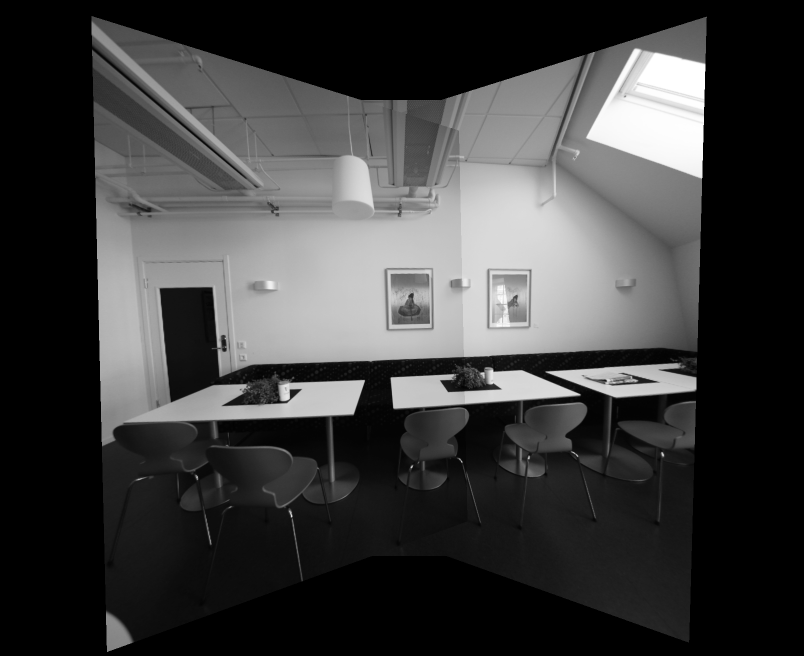
#> input picture Assign2-Alignment-Panoramas/Results/output_homography.png, 1608 x 1312 px (shown at 1/2 size); the run also reads 1 picture not shown here
$ python main.py 3 ../Results/output_homography.png ../Results/output_homography_lpb.png ../Results/output_cylindrical.png out.png   (Python 2 division)
#> lines starting #> are read from the running program, lines starting #| are printed output that depends on the picture; after the words box and inside, x2 and y2 are one past the last pixel; in counts of white or black regions, pixels touching at a corner belong together
# Instructions:
# Do not change the output file names, use the helper functions as you see fit

import os
import sys
import cv2
import numpy as np
import math
import matplotlib.pyplot as plt
import numpy.ma as ma

# [13 lines left out: function help_message, not called in this run]

'''
Detect, extract and match features between img1 and img2.
Using SIFT as the detector/extractor, but this is inconsequential to the user.

Returns: (pts1, pts2), where ptsN are points on image N.
    The lists are "aligned", i.e. point i in pts1 matches with point i in pts2.

Usage example:
    im1 = cv2.imread("image1.jpg", 0)
    im2 = cv2.imread("image2.jpg", 0)
    (pts1, pts2) = feature_matching(im1, im2)

    plt.subplot(121)
    plt.imshow(im1)
    plt.scatter(pts1[:,:,0],pts1[:,:,1], 0.5, c='r', marker='x')
    plt.subplot(122)
    plt.imshow(im2)
    plt.scatter(pts1[:,:,0],pts1[:,:,1], 0.5, c='r', marker='x')
'''
def feature_matching(img1, img2, savefig=False):
    # Initiate SIFT detector
    sift = cv2.xfeatures2d.SIFT_create()
    # find the keypoints and descriptors with SIFT
    kp1, des1 = sift.detectAndCompute(img1,None)
    kp2, des2 = sift.detectAndCompute(img2,None)
    # FLANN parameters
    FLANN_INDEX_KDTREE = 1
    index_params = dict(algorithm = FLANN_INDEX_KDTREE, trees = 5)
    search_params = dict(checks=50)   # or pass empty dictionary
    flann = cv2.FlannBasedMatcher(index_params,search_params)
    matches2to1 = flann.knnMatch(des2,des1,k=2)

    matchesMask_ratio = [[0,0] for i in xrange(len(matches2to1))]
    match_dict = {}
    for i,(m,n) in enumerate(matches2to1):
        if m.distance < 0.7*n.distance:
            matchesMask_ratio[i]=[1,0]
            match_dict[m.trainIdx] = m.queryIdx

    good = []
    recip_matches = flann.knnMatch(des1,des2,k=2)
    matchesMask_ratio_recip = [[0,0] for i in xrange(len(recip_matches))]

    for i,(m,n) in enumerate(recip_matches):
        if m.distance < 0.7*n.distance: # ratio
            if m.queryIdx in match_dict and match_dict[m.queryIdx] == m.trainIdx: #reciprocal
                good.append(m)
                matchesMask_ratio_recip[i]=[1,0]


    if savefig:
        draw_params = dict(matchColor = (0,255,0),
                           singlePointColor = (255,0,0),
                           matchesMask = matchesMask_ratio_recip,
                           flags = 0)
        img3 = cv2.drawMatchesKnn(img1,kp1,img2,kp2,recip_matches,None,**draw_params)

        plt.figure(),plt.xticks([]),plt.yticks([])
        plt.imshow(img3,)
        plt.savefig("feature_matching.png",bbox_inches='tight')

    return ([ kp1[m.queryIdx].pt for m in good ],[ kp2[m.trainIdx].pt for m in good ])

'''
Warp an image from cartesian coordinates (x, y) into cylindrical coordinates (theta, h)
Returns: (image, mask)
Mask is [0,255], and has 255s wherever the cylindrical images has a valid value.
Masks are useful for stitching

Usage example:

    im = cv2.imread("myimage.jpg",0) #grayscale
    h,w = im.shape
    f = 700
    K = np.array([[f, 0, w/2], [0, f, h/2], [0, 0, 1]]) # mock calibration matrix
    imcyl = cylindricalWarpImage(im, K)
'''
# [36 lines left out: function cylindricalWarpImage, not called in this run]

'''
Calculate the geometric transform (only affine or homography) between two images,
based on feature matching and alignment with a robust estimator (RANSAC).

Returns: (M, pts1, pts2, mask)
Where: M    is the 3x3 transform matrix
       pts1 are the matched feature points in image 1
       pts2 are the matched feature points in image 2
       mask is a binary mask over the lists of points that selects the transformation inliers

Usage example:
    im1 = cv2.imread("image1.jpg", 0)
    im2 = cv2.imread("image2.jpg", 0)
    (M, pts1, pts2, mask) = getTransform(im1, im2)

    # for example: transform im1 to im2's plane
    # first, make some room around im2
    im2 = cv2.copyMakeBorder(im2,200,200,500,500, cv2.BORDER_CONSTANT)
    # then transform im1 with the 3x3 transformation matrix
    out = cv2.warpPerspective(im1, M, (im1.shape[1],im2.shape[0]), dst=im2.copy(), borderMode=cv2.BORDER_TRANSPARENT)

    plt.imshow(out, cmap='gray')
    plt.show()
'''
def getTransform(src, dst, method='affine'):
    pts1,pts2 = feature_matching(src,dst)

    src_pts = np.float32(pts1).reshape(-1,1,2)
    dst_pts = np.float32(pts2).reshape(-1,1,2)

    if method == 'affine':
        M, mask = cv2.estimateAffine2D(src_pts, dst_pts, cv2.RANSAC, ransacReprojThreshold=5.0)
        # M = np.append(M, [[0,0,1]], axis=0)

    if method == 'homography':
        M, mask = cv2.findHomography(src_pts, dst_pts, cv2.RANSAC, 5.0)

    matchesMask = mask.ravel().tolist()

    return (M, pts1, pts2, mask)

# Laplacian blending with mask

def Laplacian_Pyramid_Blending_with_mask(A, B, m, num_levels = 6):
    # assume mask is float32 [0,1]

    # generate Gaussian pyramid for A,B and mask
    GA = A.copy()
    GB = B.copy()
    GM = m.copy()
    gpA = [GA]
    gpB = [GB]
    gpM = [GM]
    for i in xrange(num_levels):
        GA = cv2.pyrDown(GA)
        GB = cv2.pyrDown(GB)
        GM = cv2.pyrDown(GM)
        gpA.append(np.float32(GA))
        gpB.append(np.float32(GB))
        gpM.append(np.float32(GM))

    # generate Laplacian Pyramids for A,B and masks
    lpA  = [gpA[num_levels-1]] # the bottom of the Lap-pyr holds the last (smallest) Gauss level
    lpB  = [gpB[num_levels-1]]
    gpMr = [gpM[num_levels-1]]
    for i in xrange(num_levels-1,0,-1):
        # Laplacian: subtarct upscaled version of lower level from current level
        # to get the high frequencies
        print (gpA[i-1].shape,cv2.pyrUp(gpA[i]).shape,gpA[i].shape)
        LA = np.subtract(gpA[i-1], cv2.pyrUp(gpA[i]))
        LB = np.subtract(gpB[i-1], cv2.pyrUp(gpB[i]))
        lpA.append(LA)
        lpB.append(LB)
        gpMr.append(gpM[i-1]) # also reverse the masks

    # Now blend images according to mask in each level
    LS = []
    for la,lb,gm in zip(lpA,lpB,gpMr):
        ls = la * gm + lb * (1.0 - gm)
        LS.append(ls)

    # now reconstruct
    ls_ = LS[0]
    for i in xrange(1,num_levels):
        ls_ = cv2.pyrUp(ls_)
        ls_ = cv2.add(ls_, LS[i])

    return ls_

# ===================================================
# ================ Perspective Warping ==============
# ===================================================
# [10 lines left out: function Perspective_warping, not called in this run]

def Bonus_perspective_warping(img1, img2, img3):

    # Write your codes here
    img1 = cv2.copyMakeBorder(img1, 200, 200, 500, 500, cv2.BORDER_CONSTANT)
    (M, pts1, pts2, mask) = getTransform(img3, img1, method='homography')
    img31 = cv2.warpPerspective(img3, M, (img1.shape[1], img1.shape[0]))
    mask_31 = np.zeros_like(img1, dtype='float32')
    mask_31[:, 740:] = 1
    lpb = Laplacian_Pyramid_Blending_with_mask(img1, img31, mask_31,4)
    (M, pts1, pts2, mask) = getTransform(img2, img1, method='homography')
    img21 = cv2.warpPerspective(img2, M, (img1.shape[1], img1.shape[0]))
    img21_ = cv2.warpPerspective(img2, M, (img1.shape[1], img1.shape[0]), dst=img1.copy(),borderMode=cv2.BORDER_TRANSPARENT)
    mask_31 = np.zeros_like(img1, dtype='float32')
    mask_31[:, 895:] = 1
    output_image = Laplacian_Pyramid_Blending_with_mask(img21, lpb, mask_31, 4)

    # Write out the result
    output_name = sys.argv[5] + "output_homography_lpb.png"
    cv2.imwrite(output_name, output_image)

    return True

# ===================================================
# =============== Cynlindrical Warping ==============
# ===================================================
# [69 lines left out: functions Cylindrical_warping, Bonus_cylindrical_warping, not called in this run]

'''
This exact function will be used to evaluate your results for HW2
Compare your result with master image and get the difference, the grading
criteria is posted on Piazza
'''
# [36 lines left out: function RMSD, not called in this run]

if __name__ == '__main__':
   question_number = -1

   # Validate the input arguments
   if (len(sys.argv) != 6):
      help_message()
      sys.exit()
   else:
      question_number = int(sys.argv[1])
      if (question_number > 4 or question_number < 1):
	 print("Input parameters out of bound ...")
         sys.exit()

   input_image1 = cv2.imread(sys.argv[2], 0)
#> input_image1 is the input picture: shape (1312, 1608); min 0, max 255, mean 61.6
   input_image2 = cv2.imread(sys.argv[3], 0)
   input_image3 = cv2.imread(sys.argv[4], 0)
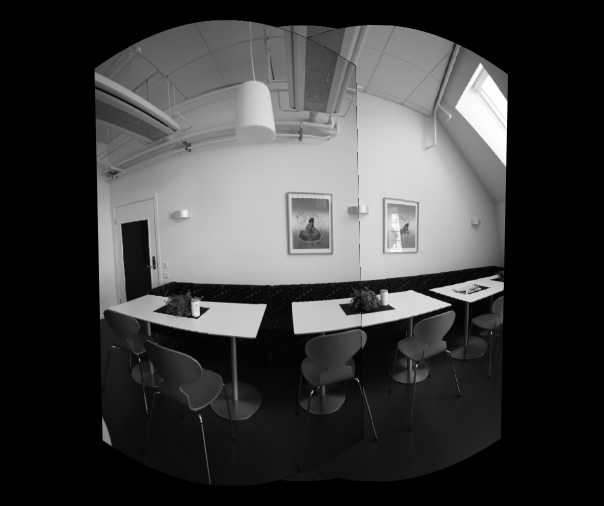
#> input picture Assign2-Alignment-Panoramas/Results/output_cylindrical.png, 1208 x 1012 px (shown at 1/2 size)
#> input_image3 is the input picture: shape (1012, 1208); min 0, max 255, mean 61.4

   function_launch = {
   1 : Perspective_warping,
   2 : Cylindrical_warping,
   3 : Bonus_perspective_warping,
   4 : Bonus_cylindrical_warping,
   }

   # Call the function
   function_launch[question_number](input_image1, input_image2, input_image3)
#> in feature_matching, `kp1, des1 = sift.detectAndCompute(img1,None)`: kp1 = 1162 keypoints; strongest (x, y, size): (969, 211, 72.6), (406, 621, 9.4), (485, 643, 48.9), (403, 842, 2.2)
#> in feature_matching, `kp2, des2 = sift.detectAndCompute(img2,None)`: kp2 = 1008 keypoints; strongest (x, y, size): (1814, 411, 155.4), (1323, 1134, 2.8), (1083, 1232, 2.7), (1423, 1123, 2)
#> in feature_matching, `matches2to1 = flann.knnMatch(des2,des1,k=2)`: matches2to1 = 1008 matches
#> in feature_matching, `matchesMask_ratio = [[0,0] for i in xrange(len(matches2to1))]`: matchesMask_ratio = 1008 pairs, first value 0 to 0, second value 0 to 0
#> after the loop in feature_matching, `for i,(m,n) in enumerate(matches2to1):`: match_dict = 333 items; matchesMask_ratio = 1008 pairs, first value 0 to 1, second value 0 to 0
#> in feature_matching, `recip_matches = flann.knnMatch(des1,des2,k=2)`: recip_matches = 1162 matches
#> in feature_matching, `matchesMask_ratio_recip = [[0,0] for i in xrange(len(recip_matches))]`: matchesMask_ratio_recip = 1162 pairs, first value 0 to 0, second value 0 to 0
#> after the loop in feature_matching, `for i,(m,n) in enumerate(recip_matches):`: good = 300 matches; matchesMask_ratio_recip = 1162 pairs, first value 0 to 1, second value 0 to 0
#> in getTransform, `pts1,pts2 = feature_matching(src,dst)`: pts1 = 300 pairs, first value 201 to 1014.9, second value 52.55 to 842.4; pts2 = 300 pairs, first value 706.2 to 1908, second value 329.5 to 1232.1
#> in getTransform, `src_pts = np.float32(pts1).reshape(-1,1,2)`: src_pts = 300 rows, first 8: [201, 637.1], [206.9, 635], [236.4, 696.3], [242, 605], [280.6, 105.6], [280.8, 711.6], [293, 441.2], [293, 441.2]
#> in getTransform, `dst_pts = np.float32(pts2).reshape(-1,1,2)`: dst_pts = 300 rows, first 8: [706.2, 1088.5], [1296.8, 1006.1], [801.6, 1154.3], [816.1, 1010.2], [902, 329.5], [894.1, 1144.4], [826.9, 782.9], [826.9, 782.9]
#> in getTransform, `M, mask = cv2.findHomography(src_pts, dst_pts, cv2.RANSAC, 5.0)`: M = [[0.392, 0.0196, 812.5], [-0.281, 0.822, 450.5], [-0.000322, 1.51e-05, 1]]; mask = 300 values, max 1 at index 78, min 0 at index 0, mean 0.6
#> in getTransform, `matchesMask = mask.ravel().tolist()`: matchesMask has the same summary as mask
#> in Laplacian_Pyramid_Blending_with_mask, `GM = m.copy()`: GM: shape (1712, 2608) float32; values 0 (black) and 1 (white), 71.6% white; 1 black region, box (x1, y1, x2, y2) and area: (0, 0, 740, 1712) 1266880
#> after the loop in Laplacian_Pyramid_Blending_with_mask, `for i in xrange(num_levels):`:
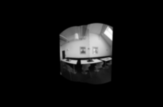
#> GB: shape (107, 163); min 0, max 252, mean 17.9
#> after the loop in Laplacian_Pyramid_Blending_with_mask, `for i in xrange(num_levels):`:
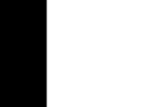
#> GM: shape (107, 163) float32; min 0, max 1, mean 0.713
#> after the loop in Laplacian_Pyramid_Blending_with_mask, `for i in xrange(num_levels):`: gpA = 5 items
#> the loop in Laplacian_Pyramid_Blending_with_mask, `for i in xrange(num_levels-1,0,-1):` made 3 passes
#> pass 1, in Laplacian_Pyramid_Blending_with_mask, `LB = np.subtract(gpB[i-1], cv2.pyrUp(gpB[i]))`:
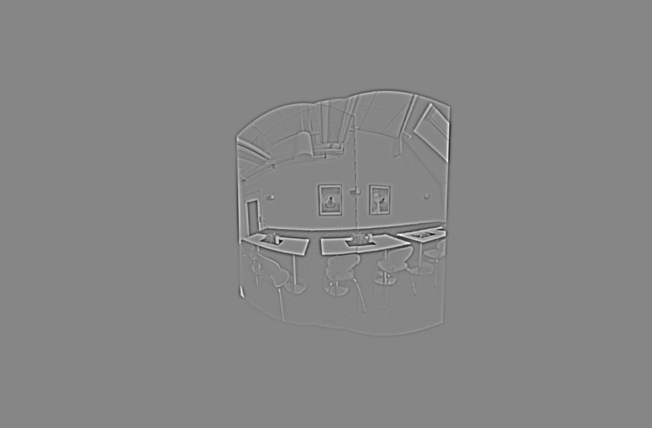
#> LB: shape (428, 652) float32; min -88.62, max 79.81, mean 0; drawn with min black and max white
#> after the loop in Laplacian_Pyramid_Blending_with_mask, `for i in xrange(num_levels-1,0,-1):`: gpMr = 4 items
#> the loop in Laplacian_Pyramid_Blending_with_mask, `for la,lb,gm in zip(lpA,lpB,gpMr):` made 4 passes
#> pass 1, in Laplacian_Pyramid_Blending_with_mask, `ls = la * gm + lb * (1.0 - gm)`:
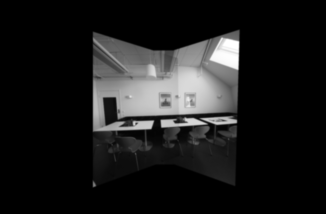
#> ls: shape (214, 326) float32; min 0, max 255, mean 27.9
#> after the loop in Laplacian_Pyramid_Blending_with_mask, `for i in xrange(1,num_levels):`:
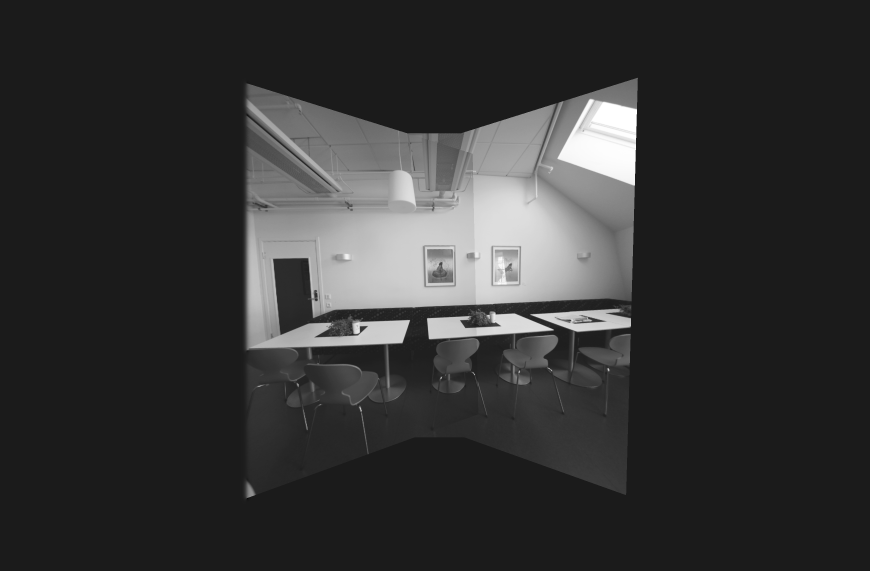
#> ls_: shape (1712, 2608) float32 (shown at 1/3 size); min -31.34, max 255, mean 27.9; drawn with min black and max white
#> in feature_matching (call 2), `kp1, des1 = sift.detectAndCompute(img1,None)`: kp1 = 949 keypoints; strongest (x, y, size): (1314, 213, 153.6), (823, 934, 2.8), (583, 1032, 2.6), (586, 786, 10.6)
#> in feature_matching (call 2), `recip_matches = flann.knnMatch(des1,des2,k=2)`: recip_matches = 949 matches
#> after the loop in feature_matching (call 2), `for i,(m,n) in enumerate(recip_matches):`: good = 619 matches; matchesMask_ratio_recip = 949 pairs, first value 0 to 1, second value 0 to 0
#> in getTransform (call 2), `src_pts = np.float32(pts1).reshape(-1,1,2)`: src_pts = 619 rows, first 8: [185.4, 36.09], [185.4, 36.09], [194.4, 215.7], [197, 220.1], [209.6, 892.1], [210.1, 320.2], [240.1, 846], [241.7, 90.03]
#> in getTransform (call 2), `dst_pts = np.float32(pts2).reshape(-1,1,2)`: dst_pts = 619 rows, first 8: [685.3, 235], [685.3, 235], [694.4, 415.5], [697.1, 420.5], [708.7, 1092], [712.3, 522.4], [739.3, 1046.1], [740.5, 288.4]
#> in Bonus_perspective_warping, `(M, pts1, pts2, mask) = getTransform(img2, img1, method='homography')`: M = [[1, 0.00066, 499.2], [0.00135, 1, 198.4], [9.28e-07, 4.83e-07, 1]]; pts1 = 619 pairs, first value 185.4 to 1399.4, second value 36.09 to 1159.9; pts2 = 619 pairs, first value 685.3 to 1897.9, second value 235 to 1360; mask = 619 values, max 1 at index 0, min 0 at index 65, mean 0.982
#> in Bonus_perspective_warping, `mask_31 = np.zeros_like(img1, dtype='float32')`: mask_31: shape (1712, 2608) float32; every value is 0
#> in Bonus_perspective_warping, `mask_31[:, 895:] = 1`: mask_31: shape (1712, 2608) float32; values 0 (black) and 1 (white), 65.7% white; 1 black region, box (x1, y1, x2, y2) and area: (0, 0, 895, 1712) 1532240
#> call 2 of Laplacian_Pyramid_Blending_with_mask, with num_levels = 4
#> after the loop in Laplacian_Pyramid_Blending_with_mask (call 2), `for i in xrange(num_levels):`:
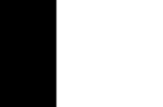
#> GM: shape (107, 163) float32; min 0, max 1, mean 0.654
#> the loop in Laplacian_Pyramid_Blending_with_mask (call 2), `for la,lb,gm in zip(lpA,lpB,gpMr):` made 4 passes
